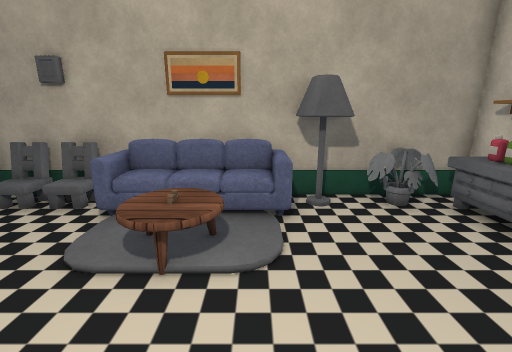
View 1 (above)

12 first-person views from a walk through a 3-D level made in the Unity game engine. The camera is 1.3 m above the floor, tilts 14° down and sees 90° across. The floor is counted in squares, 0.5 m on a side. Each view is taken from the middle of a square. On the plan, view 1 faces up. The plan holds only what a view shows up to about 18 squares ahead; the rest is blank. The player is left out. Some animated figures are left out. Door leaves are left out, so doorways stand open. Some surface patterns are stand-ins.

View 2
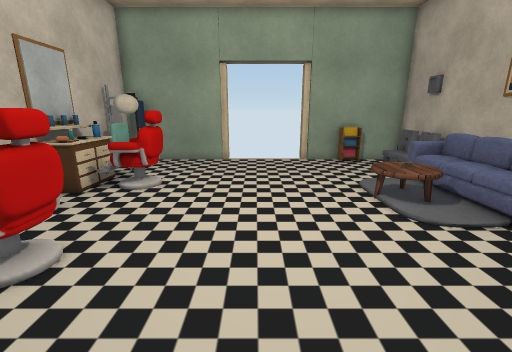

View 3
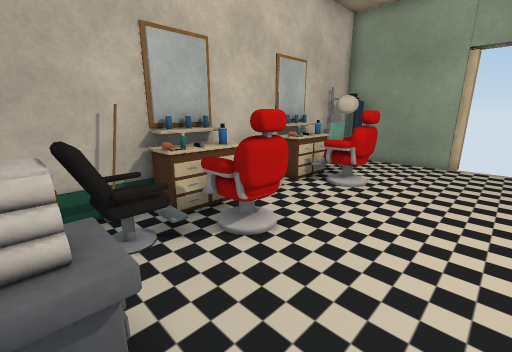

View 4
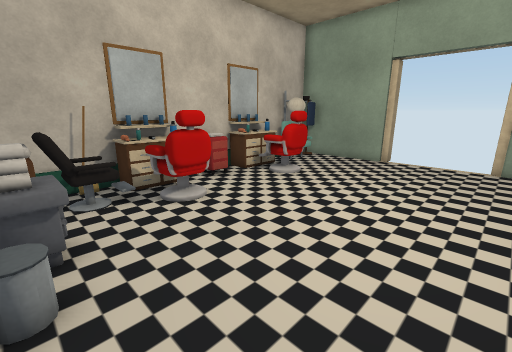

View 5
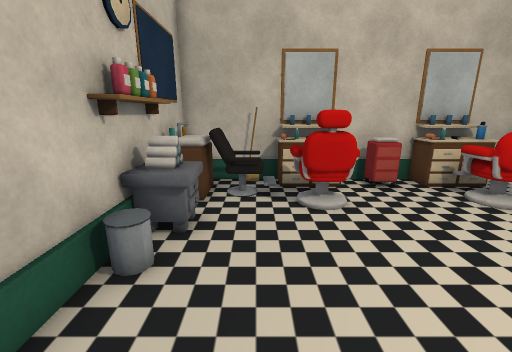

View 6
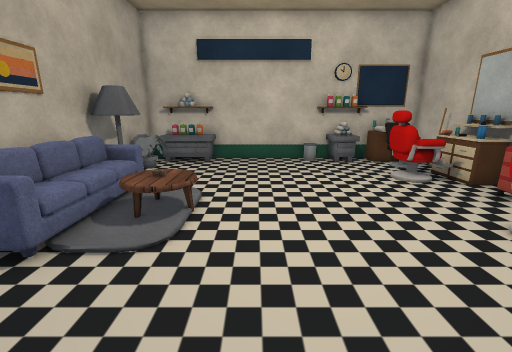

View 7
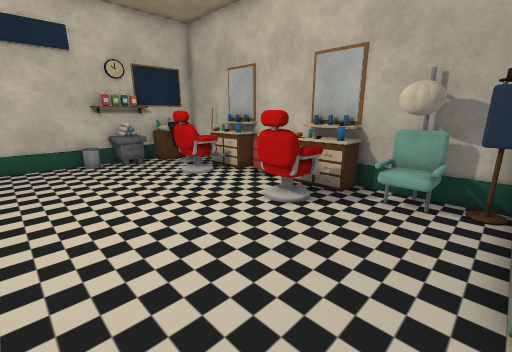

View 8
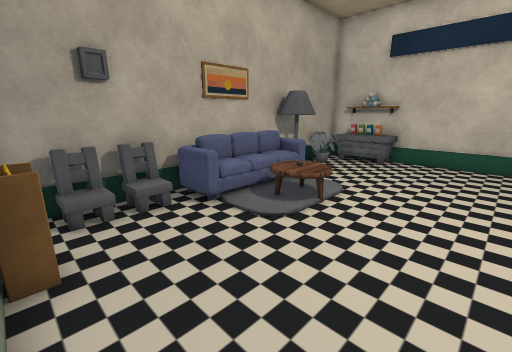

View 9
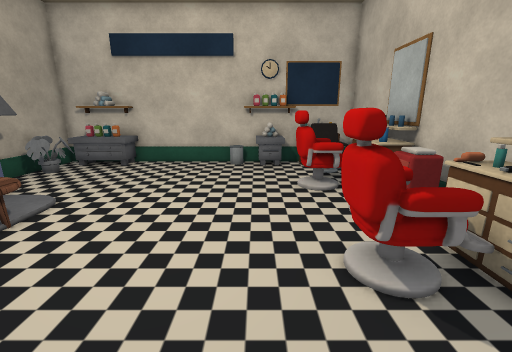

View 10
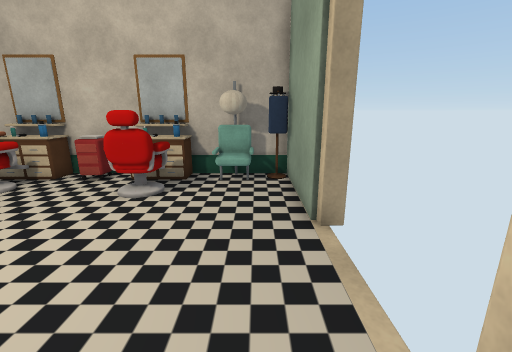

View 11
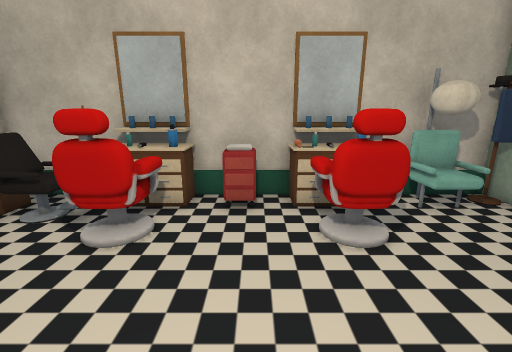

View 12
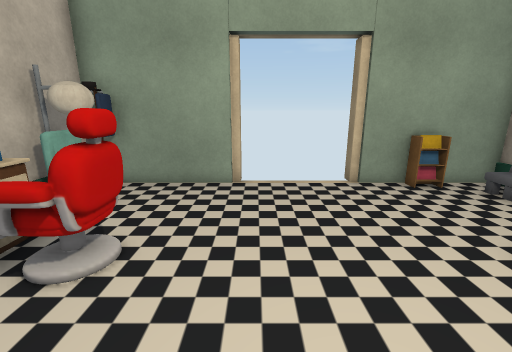

### Floor plan
Key: @ floor where view 1 was taken; # wall or solid block; . floor; D open door; O other object.
Columns run from 9 left of view 1 to 7 right of it. Each row starts with its distance up from view 1.
  8  ################
  7  #O.OOOOOOOOOOOO#
  6  #...OO  OO..OOO#
  5  O....    ....OO#
  4  #.....OO......O#
  3 D#..............#
  2 D...............#
  1 D...............#
  0 D........@......#
 -1 D..............O#
 -2 D#............OO#
 -3  #....O....O..OO#
 -4  #...OOO..OOOO.O#
 -5  #.O.OOO..OOOOOO#
 -6  OOOOOOOOOOOOOOO#
 -7  ####OO###OOO####

Positions as (right, up) in squares from view 1, and headings:
1: (0, 0), facing up
2: (6, 0), facing left
3: (6, 0), facing down-left
4: (6, 3), facing down-left
5: (4, 3), facing down
6: (-8, 2), facing right
7: (-8, 2), facing down-right
8: (-8, 0), facing up-right
9: (-7, -2), facing right
10: (-7, 4), facing down
11: (-1, 1), facing down
12: (1, -1), facing left
